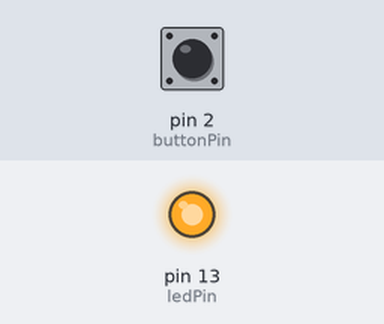
A sketch run on a simulated Arduino Uno, built with avr-gcc and run on an emulated ATmega328P. Parts: output pins drawn as LEDs (lit = HIGH). The test bench sets the inputs (shaded band); at power-on: pin 2 (buttonPin) HIGH.

Above: at 1.2 s.
1.3 s: pin 2 (buttonPin) pulled LOW for 0.15 s
At 2.4 s:
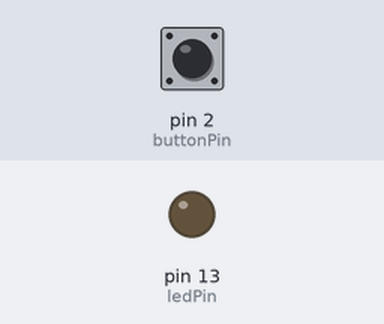
2.9 s: pin 2 (buttonPin) pulled LOW for 1 s
At 4.9 s:
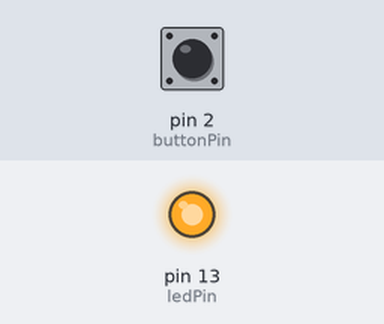
5.4 s: pin 2 (buttonPin) pulled LOW for 3.2 s
At 9.7 s:
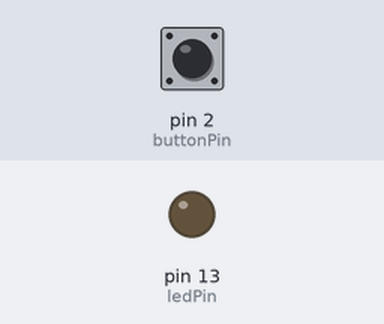
Timing chart, 0 to 11.2 s (numbered marks = the images above; inputs shaded):
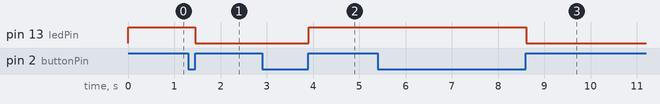

The sketch:

boucingmilis_turningoff.ino
```cpp
const int buttonPin = 2; // pin 2
const int ledPin = 13; // pin 13 - LED

//variables will change
int ledState = LOW; // the current state of the output pin
int buttonState ; // the current reading from the input pin
int lastButtonState = HIGH; // the previous reading from the input pin

unsigned long lastDebounceTime = 0; // the last time the output pin was toggled
// unsigned long because the value will be long in a period of time
unsigned long debounceDelay = 5; // the debounce time ; increase if the output flickers
// 50 miliseconds

void setup(){

    pinMode(buttonPin, INPUT); // BUTTON as INPUT
    pinMode(ledPin, OUTPUT); // LED as OUTPUT
    //set initial LED state
    digitalWrite(ledPin, ledState);
    // we expect that the counter is incremented many times (boucing effect)]
}

void loop(){
    // read the state of the switch into a local variable

    int reading = digitalRead(buttonPin);

    if (reading != lastButtonState){
        // reset the bouncing timer
        lastDebounceTime = millis();
    }


    if ((millis() - lastDebounceTime) > debounceDelay) {
        // whatever the reading is at, its been there for longer that the debounce delay, so take it as the actual current state

        // if the button state has changed
        if (reading != buttonState) {
            buttonState = reading;

            // only toggle the LED if the new button state is HIGH
            if (buttonState == HIGH){
                ledState = !ledState;
            }
        }
    }

    digitalWrite(ledPin, ledState); // set the LED

    //save the reading. next time through the loop, it will be the lastButtonState
    lastButtonState = reading;
}
```

Measured:
- after the input at 1.3 s, pin 13 (ledPin): HIGH → LOW after 0.15 s
- after the input at 2.9 s, pin 13 (ledPin): LOW → HIGH after 1.0 s
- after the input at 5.4 s, pin 13 (ledPin): HIGH → LOW after 3.2 s
